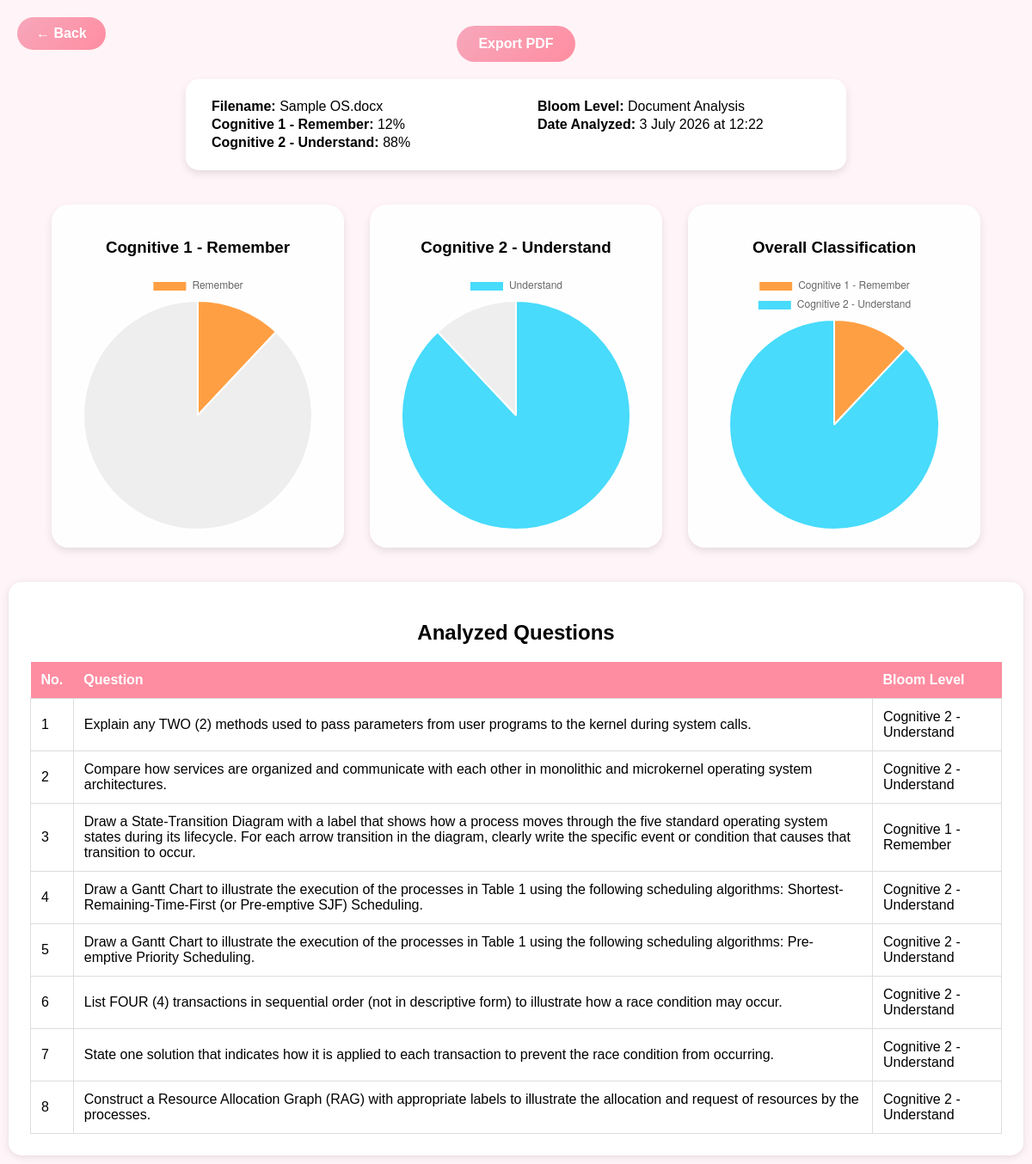
The page /dashboard/3 (signed in) on the database its author committed.
### tables this page shows
CREATE TABLE uploaded_files (
    id INTEGER PRIMARY KEY AUTOINCREMENT,
    lecturer_id INTEGER NOT NULL,
    filename TEXT NOT NULL,
    uploaded_at TIMESTAMP DEFAULT CURRENT_TIMESTAMP,

    FOREIGN KEY (lecturer_id)
    REFERENCES users(id)
);

CREATE TABLE file_questions (
    id INTEGER PRIMARY KEY AUTOINCREMENT,
    file_id INTEGER NOT NULL,
    question_text TEXT NOT NULL,
    bloom_level_id INTEGER NOT NULL,

    FOREIGN KEY (file_id)
    REFERENCES uploaded_files(id),

    FOREIGN KEY (bloom_level_id)
    REFERENCES blooms_levels(level_id)
);

### routes/question_routes.py (the view)
@app.route("/dashboard/<int:file_id>")
def view_file_dashboard(file_id):
    if "user_id" not in session:
        return redirect("/login")
    conn = get_db_connection()
    file = conn.execute(
    """
    SELECT * FROM uploaded_files
    WHERE id = ?
    AND lecturer_id = ?
    """,
    (file_id, session["user_id"])
    ).fetchone()
    if not file:
      conn.close()
      return redirect("/history")
    file_questions = conn.execute(
        """
        SELECT fq.question_text, b.level_name
        FROM file_questions fq
        LEFT JOIN blooms_levels b
        ON fq.bloom_level_id = b.level_id
        WHERE fq.file_id = ?
        """,
        (file_id,)
    ).fetchall()
    conn.close()
    results = []
    c1_count = 0
    c2_count = 0
    for q in file_questions:
        if q["level_name"] == "Remembering":
            c1_count += 1
            level = "Cognitive 1 - Remember"
        elif q["level_name"] == "Understanding":
            c2_count += 1
            level = "Cognitive 2 - Understand"
        else:
            level = "No Match"
        results.append({
            "question": q["question_text"],
            "level": level
        })
    total = c1_count + c2_count
    c1_percent = round((c1_count / total) * 100) if total > 0 else 0
    c2_percent = round((c2_count / total) * 100) if total > 0 else 0
    return render_template(
    "dashboard.html",
    question=file["filename"],
    results=results,
    c1_percent=c1_percent,
    c2_percent=c2_percent,
    level="Document Analysis",
    file_id=file_id,
    back_url=url_for('view_history')
)

### Database/db.py (called while the page is built)
def get_db_connection():
    conn = sqlite3.connect(DATABASE)
    conn.row_factory = sqlite3.Row
    return conn

### templates/dashboard.html (shortened to what this page needs)
<!DOCTYPE html>
<html>
<head>
<link rel="stylesheet" href="{{ url_for('static', filename='dashboard.css') }}">
</head>
<body>
<div class="dashboard">
    <a href="{{ back_url }}" class="back-btn">← Back</a>
    <div class="dashboard-actions">
        <a href="/export_pdf/{{ file_id }}" class="export-btn">
            Export PDF
        </a>
    </div>
<div class="result-box">
    <div class="result-left">
        <p><strong>Filename:</strong> {{ question }}</p>
        <p><strong>Cognitive 1 - Remember:</strong> {{ c1_percent }}%</p>
        <p><strong>Cognitive 2 - Understand:</strong> {{ c2_percent }}%</p>
    </div>
    <div class="result-right">
        <p><strong>Bloom Level:</strong> {{ level }}</p>
        <p><strong>Date Analyzed:</strong> <span id="datetime"></span></p>
    </div>
</div>
<div class="charts-container">
    <div class="chart-box">
        <h3>Cognitive 1 - Remember</h3>
        <canvas id="chart1"></canvas>
    </div>
    <div class="chart-box">
        <h3>Cognitive 2 - Understand</h3>
        <canvas id="chart2"></canvas>
    </div>
    <div class="chart-box">
        <h3>Overall Classification</h3>
        <canvas id="chart3"></canvas>
    </div>
</div>
<div class="table-box">
    <h2>Analyzed Questions</h2>
    <table>
        <tr>
            <th>No.</th>
            <th>Question</th>
            <th>Bloom Level</th>
        </tr>
        {% for result in results %}
        <tr>
            <td>{{ loop.index }}</td>
            <td>{{ result.question }}</td>
            <td>{{ result.level }}</td>
        </tr>
        {% endfor %}
    </table>
</div>
</div>
<script>
// DATE & TIME
const now = new Date();
const options = {
    day: 'numeric',
    month: 'long',
    year: 'numeric',
    hour: '2-digit',
    minute: '2-digit'
};
document.getElementById('datetime').textContent =
    now.toLocaleString('en-GB', options);
// Values passed from Flask
const c1 = {{ c1_percent }};
const c2 = {{ c2_percent }};
// CHART 1
new Chart(document.getElementById('chart1'), {
    type: 'pie',
    data: {
        labels: ['Remember'],
        datasets: [{
            data: [c1, 100 - c1],
            backgroundColor: ['#ff9f43', '#eeeeee']
        }]
    }
});
// CHART 2
new Chart(document.getElementById('chart2'), {
    type: 'pie',
    data: {
        labels: ['Understand'],
        datasets: [{
            data: [c2, 100 - c2],
            backgroundColor: ['#48dbfb', '#eeeeee']
        }]
    }
});
// CHART 3
new Chart(document.getElementById('chart3'), {
    type: 'pie',
    data: {
        labels: ['Cognitive 1 - Remember', 'Cognitive 2 - Understand'],
        datasets: [{
            data: [c1, c2],
            backgroundColor: ['#ff9f43', '#48dbfb']
        }]
    }
});
</script>
</body>
</html>

### static/dashboard.css (style rules this page uses)
body { font-family: 'Poppins', sans-serif; background: #fff4f7; margin: 0; padding: 0; background-size: 100% auto; background-repeat: no-repeat; background-position: top center; min-height: 100vh; }
.dashboard { padding: 10px; text-align: center; }
table { margin: 0; text-align: left; }
.result-box { background: white; width: 60%; margin: auto; padding: 20px 30px; border-radius: 15px; box-shadow: 0 4px 10px rgba(0,0,0,0.1); display: grid; grid-template-columns: 1fr 1fr; gap: 0 50px; text-align: left; }
.result-left p, .result-right p { margin: 3px 0; }
.charts-container { display: flex; justify-content: center; gap: 30px; margin-top: 40px; flex-wrap: wrap; }
.chart-box { width: 300px; background: rgba(255,255,255,0.95); padding: 20px; border-radius: 20px; box-shadow: 0 4px 10px rgba(0,0,0,0.1); }
.table-box { margin-top: 40px; background: white; padding: 25px; border-radius: 15px; box-shadow: 0 2px 10px rgba(0,0,0,0.1); }
.table-box h2 { margin-bottom: 20px; text-align: center; }
.table-box table { width: 100%; border-collapse: collapse; }
.table-box th { background: #f7a7bb; color: white; padding: 12px; text-align: left; }
.table-box td { padding: 12px; }
.table-box th { background: #ff8da1; color: white; padding: 12px; text-align: left; }
.table-box td { border: 1px solid #ddd; }
.back-btn { position: absolute; top: 20px; left: 20px; padding: 10px 22px; background: linear-gradient(135deg, #f7a7bb, #ff8da1); color: white; border-radius: 25px; text-decoration: none; font-weight: 600; transition: .3s; }
.dashboard-actions { text-align: center; margin: 20px 0; }
.export-btn { display: inline-block; padding: 12px 25px; background: linear-gradient(135deg,#f7a7bb,#ff8da1); color: white; text-decoration: none; border-radius: 25px; font-weight: 600; transition: 0.3s; }

### rows shown on the page
uploaded_files: filename "Sample OS.docx"
file_questions: question "Explain any TWO (2) methods used to pass parameters from user programs to the kernel during system calls.", level "Cognitive 2 - Understand"
file_questions: question "Compare how services are organized and communicate with each other in monolithic and microkernel operating system architectures.", level "Cognitive 2 - Understand"
file_questions: question "Draw a State-Transition Diagram with a label that shows how a process moves through the five standard operating system states during its lifecycle. For each arrow transition in the diagram, clearly write the specific event or condition that causes that transition to occur.", level "Cognitive 1 - Remember"
file_questions: question "Draw a Gantt Chart to illustrate the execution of the processes in Table 1 using the following scheduling algorithms: Shortest-Remaining-Time-First (or Pre-emptive SJF) Scheduling.", level "Cognitive 2 - Understand"
file_questions: question "Draw a Gantt Chart to illustrate the execution of the processes in Table 1 using the following scheduling algorithms: Pre-emptive Priority Scheduling.", level "Cognitive 2 - Understand"
file_questions: question "List FOUR (4) transactions in sequential order (not in descriptive form) to illustrate how a race condition may occur.", level "Cognitive 2 - Understand"
file_questions: question "State one solution that indicates how it is applied to each transaction to prevent the race condition from occurring.", level "Cognitive 2 - Understand"
file_questions: question "Construct a Resource Allocation Graph (RAG) with appropriate labels to illustrate the allocation and request of resources by the processes.", level "Cognitive 2 - Understand"

### other values the page prints
{{ c1_percent }} "12"
{{ c2_percent }} "88"
{{ level }} "Document Analysis"
chart data {{ c1_percent }} 12
chart data {{ c2_percent }} 88
